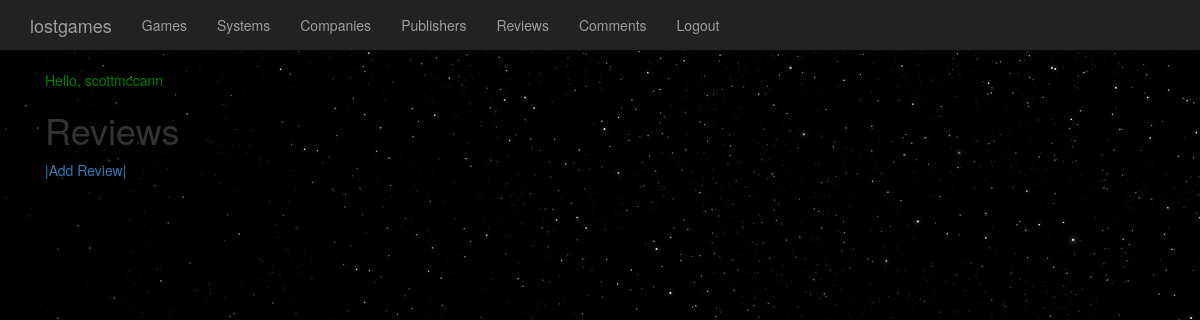
Page /core/reviews/ (signed in) on the earlier database version.
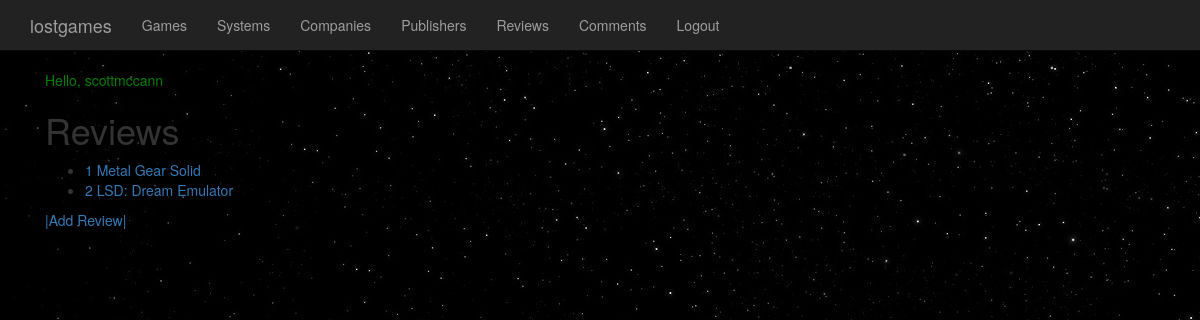
Same page on the later database version.
### lostgames/models.py (models this page shows, shortened)
class Review(models.Model):
    game = models.ForeignKey(Game, on_delete=models.CASCADE)
    review_text = models.TextField(blank=False)
    user = models.ForeignKey(User, null=False, on_delete=models.CASCADE)
    created = models.DateTimeField(auto_now_add=True)
    modified = models.DateTimeField(auto_now=True)
    likes = models.PositiveIntegerField(default=0, null=False)

class Game(models.Model):
    Genre = (
    ('ACTION', 'Action'),
    ('ADVENTURE', 'Adventure'),
    ('STEALTH', 'Stealth'),
    ('FPS', 'First-Person Shooter'),
    ('PUZZLE', 'Puzzle'),
    ('SIM','Simulator'),
    ('OPEN_WORLD','Open World'),
    ('RPG','Role-Playing Game'),
    ('JRPG', 'Japanese Role-Playing Game'),
    ('STRATEGY', 'Strategy'),
    ('MMO', 'Massively Mutliplayer OnLine'),
    ('PLATFORM', 'Platform'),
    ('MOBA', 'Mutliplayer Online Battle Arena'),
    ('INDIE', 'Indie')
    )
    category = models.CharField(
        max_length=128,
        null=False,
        blank=False,
        choices=Genre,
        default="Adventure")
    title = models.CharField(max_length=256)
    box_art = models.OneToOneField('Photo', null=True, related_name='box_art')
    release_date = models.DateField(db_index=True)
    systems = models.ManyToManyField('System')
    company = models.ForeignKey('Company', null=True)
    publisher = models.ForeignKey('Publisher', null=True, on_delete=models.SET_NULL)
    director = models.ForeignKey('Director', null=True, on_delete=models.SET_NULL)
    plot_summary = models.TextField()
    views = models.PositiveIntegerField(default=0, null=False, db_index=True)
    date_added = models.DateTimeField(auto_now_add=True, db_index=True)
    is_shown =  models.BooleanField(null=False, default=False, db_index=True)
    def __str__(self):
        return self.title

### lostgames/views.py (the view)
@login_required()
def view_reviews(request):
    reviews = Review.objects.all()
    context = { 'reviews': reviews }
    return render(request, 'lostgames/reviews.html', context)

### lostgames/templates/lostgames/reviews.html (shortened to what this page needs)
{% extends 'lostgames/base.html' %}
{% block content %}
<h1>Reviews</h1>
{% if reviews %}
<ul>
{% for review in reviews %}
    <li><a href="/core/reviews/{{ review.id }}/">{{ review.id }} {{ review.game }}</a></li>
{% endfor %}
</ul>
{% endif %}
<p>
  <a href="{% url 'game:create_review' %}">|Add Review|
</p>
{% endblock %}

Differences in the rows shown:
added Review: id "1", game "Metal Gear Solid"
added Review: id "2", game "LSD: Dream Emulator"
